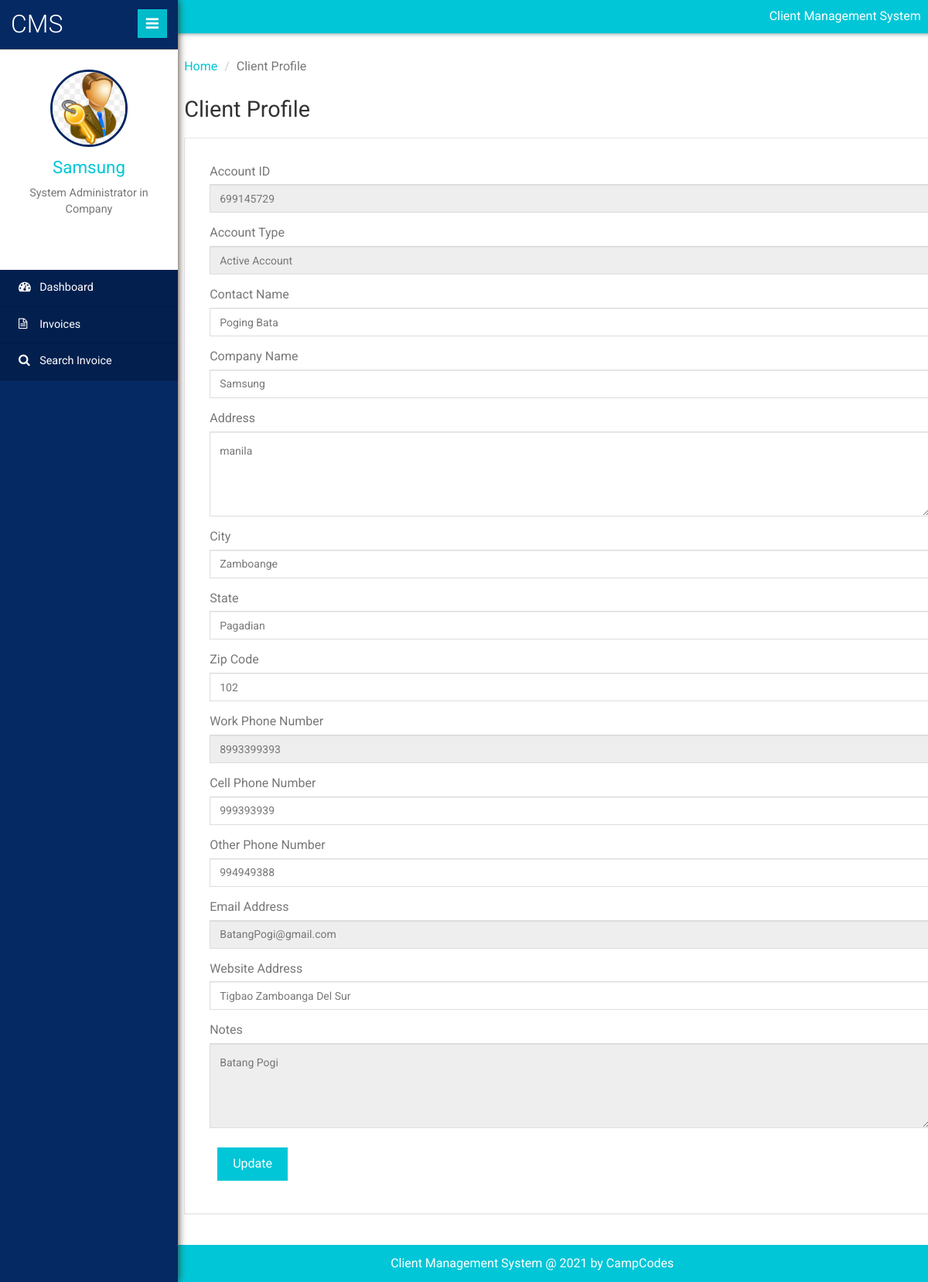
The app's page /clientms/client/client-profile.php (signed in) with its own data.
### tables this page shows
CREATE TABLE `tblclient` (
  `ID` int(10) NOT NULL,
  `AccountID` int(10) DEFAULT NULL,
  `AccountType` varchar(50) DEFAULT NULL,
  `ContactName` varchar(120) DEFAULT NULL,
  `CompanyName` varchar(120) DEFAULT NULL,
  `Address` varchar(200) DEFAULT NULL,
  `City` varchar(120) DEFAULT NULL,
  `State` varchar(120) DEFAULT NULL,
  `ZipCode` int(10) DEFAULT NULL,
  `Workphnumber` bigint(10) DEFAULT NULL,
  `Cellphnumber` bigint(10) DEFAULT NULL,
  `Otherphnumber` bigint(10) DEFAULT NULL,
  `Email` varchar(200) DEFAULT NULL,
  `WebsiteAddress` varchar(200) DEFAULT NULL,
  `Notes` mediumtext,
  `Password` varchar(200) NOT NULL,
  `CreationDate` timestamp NULL DEFAULT CURRENT_TIMESTAMP
);

### clientms/client/client-profile.php (the view, shortened to what this page needs)
<?php
include('includes/dbconnection.php');
if (strlen($_SESSION['clientmsuid']==0)) {
  header('location:logout.php');
  } else{
  ?>
<!DOCTYPE HTML>
<html>
<head>
	<link href="css/bootstrap.min.css" rel='stylesheet' type='text/css' />
	<link href="css/style.css" rel='stylesheet' type='text/css' />
	<link href="css/font-awesome.css" rel="stylesheet">
	<link rel="stylesheet" href="css/icon-font.min.css" type='text/css' />
</head>
<body>
<div class="page-container">
<div class="left-content">
<div class="inner-content">
<?php include_once('includes/header.php');?>
<div class="outter-wp">
<div class="sub-heard-part">
<ol class="breadcrumb m-b-0">
<li><a href="dashboard.php">Home</a></li>
<li class="active">Client Profile</li>
</ol>
</div>
<div class="forms-main">
<h2 class="inner-tittle">Client Profile </h2>
<div class="graph-form">
<div class="form-body">
<form method="post">
									<?php
$uid=$_SESSION['clientmsuid'];
$sql="SELECT * from  tblclient where ID=:uid";
$query = $dbh -> prepare($sql);
$query->bindParam(':uid',$uid,PDO::PARAM_STR);
$query->execute();
$results=$query->fetchAll(PDO::FETCH_OBJ);
$cnt=1;
if($query->rowCount() > 0)
{
foreach($results as $row)
{               ?>
	<div class="form-group"> <label for="exampleInputEmail1">Account ID</label> <input type="text" name="" value="<?php  echo $row->AccountID;?>" class="form-control" readonly="true"> </div>
	<div class="form-group"> <label for="exampleInputEmail1">Account Type</label> <input type="text" name="" value="<?php  echo $row->AccountType;?>" class="form-control" readonly="true"> </div>
	<div class="form-group"> <label for="exampleInputEmail1">Contact Name</label> <input type="text" name="cname" value="<?php  echo $row->ContactName;?>" class="form-control" required="true"> </div>
	<div class="form-group"> <label for="exampleInputEmail1">Company Name</label> <input type="text" name="comname" value="<?php  echo $row->CompanyName;?>" class="form-control" required="true"> </div>
	<div class="form-group"> <label for="exampleInputEmail1">Address</label> <textarea type="text" name="address" value="" class="form-control" required='true' rows="4" cols="3"><?php  echo $row->Address;?></textarea> </div>
	<div class="form-group"> <label for="exampleInputEmail1">City</label> <input type="text" name="city" value="<?php  echo $row->City;?>" class="form-control" required='true'> </div>
	<div class="form-group"> <label for="exampleInputEmail1">State</label> <input type="text" name="state" value="<?php  echo $row->State;?>" class="form-control" required='true'> </div>
	<div class="form-group"> <label for="exampleInputEmail1">Zip Code</label> <input type="text" name="zcode" placeholder="Zip Code" value="<?php  echo $row->ZipCode;?>" class="form-control" required='true'> </div>
	<div class="form-group"> <label for="exampleInputEmail1">Work Phone Number</label><input type="text" name="wphnumber" value="<?php  echo $row->Workphnumber;?>" class="form-control" maxlength='10' readonly='true' pattern="[0-9]+"> </div>
	<div class="form-group"> <label for="exampleInputEmail1">Cell Phone Number</label><input type="text" name="cellphnumber" value="<?php  echo $row->Cellphnumber;?>" class="form-control" maxlength='10' pattern="[0-9]+"> </div>
	<div class="form-group"> <label for="exampleInputEmail1">Other Phone Number</label><input type="text" name="ophnumber" value="<?php  echo $row->Otherphnumber;?>" class="form-control" maxlength='10' pattern="[0-9]+"> </div>
	<div class="form-group"> <label for="exampleInputEmail1">Email Address</label> <input type="email" name="email" value="<?php  echo $row->Email;?>" class="form-control" required='true' readonly="true"> </div>
	<div class="form-group"> <label for="exampleInputPassword1">Website Address</label> <input type="text" name="websiteadd" value="<?php  echo $row->WebsiteAddress;?>" required='true' class="form-control"> </div>
	<div class="form-group"> <label for="exampleInputEmail1">Notes</label> <textarea type="text" name="notes" value="" class="form-control" required='true' rows="4" cols="3" readonly="true"><?php  echo $row->Notes;?></textarea> </div>
	<?php $cnt=$cnt+1;}} ?>
	 <button type="submit" class="btn btn-default" name="submit" id="submit">Update</button> </form>
</div>
</div>
</div>
</div>
<?php include_once('includes/footer.php');?>
</div>
</div>
<?php include_once('includes/sidebar.php');?>
</div>
</body>
</html>
<?php }  ?>

### clientms/client/includes/header.php (shortened to what this page needs)
<div class="header-section">
        <div class="top_menu">
          <div class="profile_details_left">
            <ul class="nofitications-dropdown">
               <p style="padding-top: 10px;color: white;text-align: center;">Client Management System</p>
            </ul>
          </div>
          <div class="clearfix"></div>
        </div>
      </div>

### clientms/client/includes/footer.php
<footer>
           <p>Client Management System @ 2021 by CampCodes</p>
       </footer>

### clientms/client/includes/sidebar.php (shortened to what this page needs)
 <div class="sidebar-menu">
    <header class="logo">
        <a href="#" class="sidebar-icon"> <span class="fa fa-bars"></span> </a> <a href="dashboard.php"> <span id="logo"> <h1>CMS</h1></span>
        </a>
    </header>
    <div class="down">
    <?php
$uid=$_SESSION['clientmsuid'];
$sql="SELECT CompanyName from  tblclient where ID=:uid";
$query = $dbh -> prepare($sql);
$query->bindParam(':uid',$uid,PDO::PARAM_STR);
$query->execute();
$results=$query->fetchAll(PDO::FETCH_OBJ);
$cnt=1;
if($query->rowCount() > 0)
{
foreach($results as $row)
{               ?>
        <a href="dashboard.php"><img src="images/admin10.jpg" height="100" width="100"></a>
        <a href="dashboard.php"><span class=" name-caret"><?php  echo $row->CompanyName;?></span></a>
        <?php $cnt=$cnt+1;}} ?>
        <p>System Administrator in Company</p>
        <ul>
            <li><a class="tooltips" href="client-profile.php"><span>Profile</span><i class="lnr lnr-user"></i></a></li>
            <li><a class="tooltips" href="change-password.php"><span>Settings</span><i class="lnr lnr-cog"></i></a></li>
            <li><a class="tooltips" href="logout.php"><span>Log out</span><i class="lnr lnr-power-switch"></i></a></li>
        </ul>
    </div>
    <div class="menu">
        <ul id="menu" >
            <li><a href="dashboard.php"><i class="fa fa-tachometer"></i> <span>Dashboard</span></a></li>
            <li><a href="invoices.php"><i class="fa fa-file-text-o"></i> <span>Invoices</span></a></li>
            <li><a href="search-invoices.php"><i class="fa fa-search"></i> <span>Search Invoice</span></a></li>
        </ul>
    </div>
</div>

### records on screen
tblclient: AccountID "699145729", AccountType "Active Account", cname "Poging Bata", comname "Samsung", address "manila", city "Zamboange", state "Pagadian", zcode "102", wphnumber "8993399393", cellphnumber "999393939", ophnumber "994949388", email "BatangPogi@gmail.com", websiteadd "Tigbao Zamboanga Del Sur", notes "Batang Pogi", CompanyName "Samsung"
